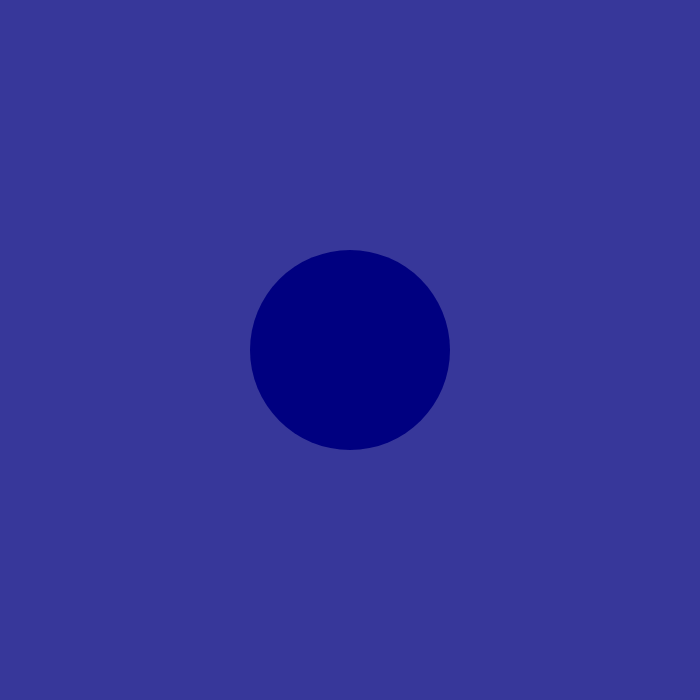
Frame 1 (no input)
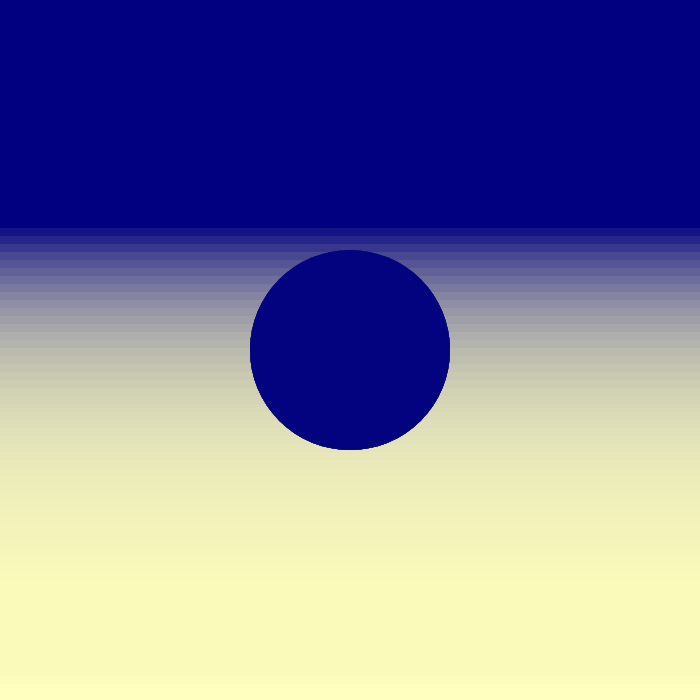
Frame 60 (no input)
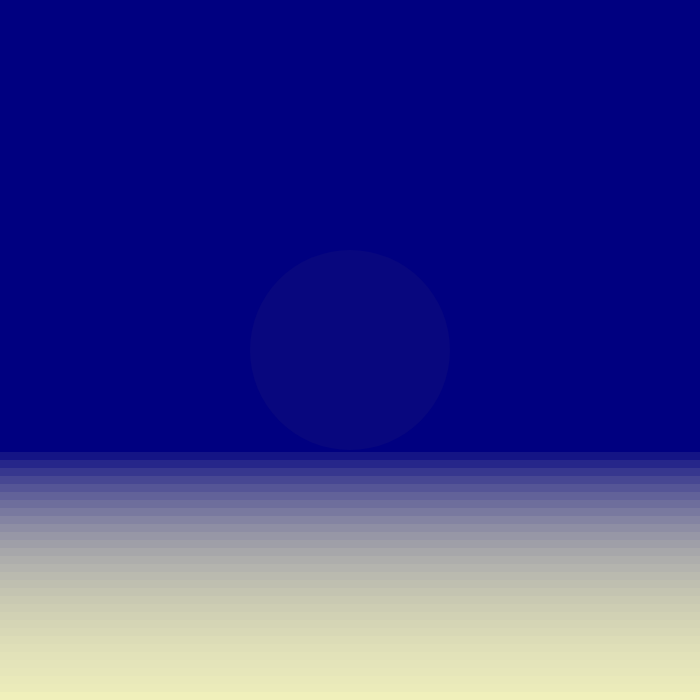
Frame 120 (the mouse pressed at the canvas centre since frame 60)

The p5.js sketch that drew these frames (run headless with seeded random() and noise() and a simulated clock; from frame 60 on, the mouse is pressed at the canvas centre):

// p5.js sketch
// ── sketch.js
let x = 0;
let y = 0;
let speed = 8;
let alpha = 200;
let circleAlpha = 200;
let startColor, endColor;
let elapsed = 0;

function setup() {
  createCanvas(700, 700);
  startColor = color(0, 0, 128);
  endColor = color(244, 208, 63);
  noStroke();
}

function draw() {
  background(255, 244, 184, 20);

  fill(0, 0, 128, alpha);
  rect(x, y, 700, 700);

  y -= speed;
  alpha += 5;

  if (y < -height) {
    y = 0;
    alpha = 200;
  }

  let duration = 60000;
  let t = elapsed / duration;
  let currentColor = lerpColor(startColor, endColor, t);

  fill(currentColor);
  ellipse(width/2, height/2, 200, 200);

  circleAlpha += 5;
  if (circleAlpha >= 255) {
    circleAlpha = 200;
  }

  elapsed += deltaTime;
  if (elapsed > duration) {
    elapsed = 0; 
  }
}
